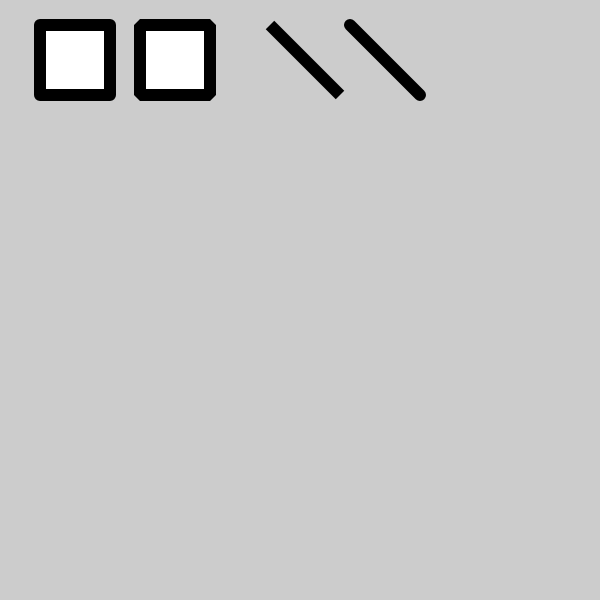
Frame 1 (no input)
Frame 60 (no input): identical to frame 1, image omitted
Frame 120 (the mouse pressed at the canvas centre since frame 60): identical to frame 1, image omitted

The p5.js sketch that drew this single still picture (run headless with seeded random() and noise() and a simulated clock; from frame 60 on, the mouse is pressed at the canvas centre):

// p5.js sketch
// ── sketch.js
/*
note: 

if you want a shape to be drawn on top of all other shapes, it need to follow the others in the code

*/


function setup() {
  createCanvas(600, 600);
  strokeWeight(12);
}

function draw() {
  background(204);
  strokeJoin(ROUND); //Round the stroke corners
  rect(40, 25, 70, 70);
  
  strokeJoin(BEVEL); // Bevel the stroke corners
  rect(140, 25, 70, 70);
  
  strokeCap(SQUARE); // Square the line endings
  line(270, 25, 340, 95);
  
  strokeCap(ROUND); // Round the line endings
  line(350, 25, 420, 95);
}
